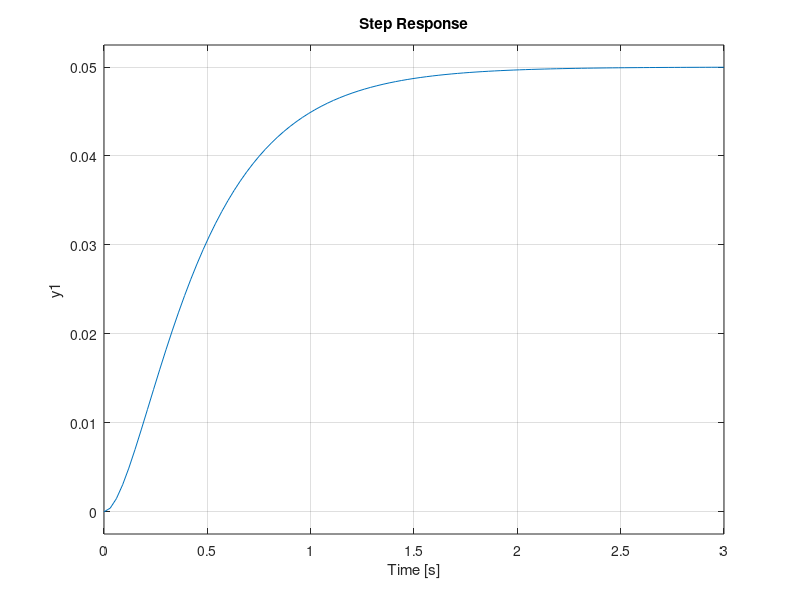
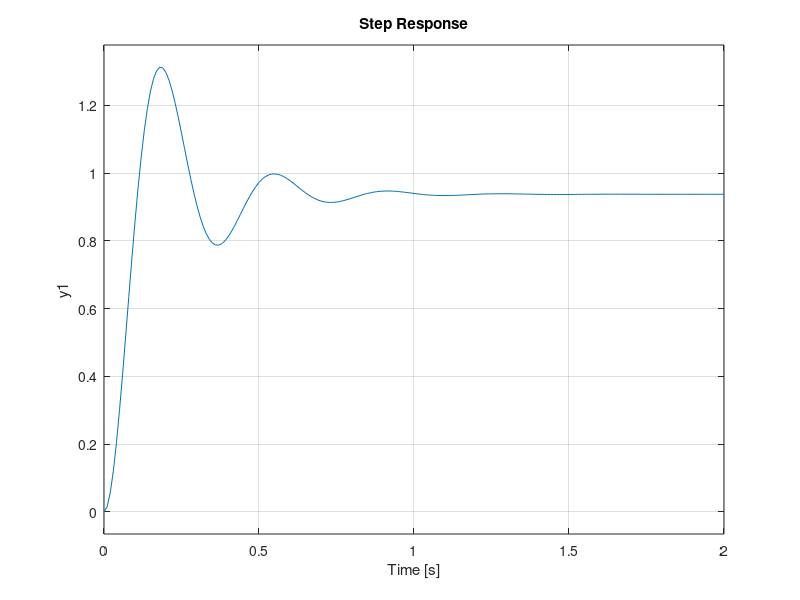
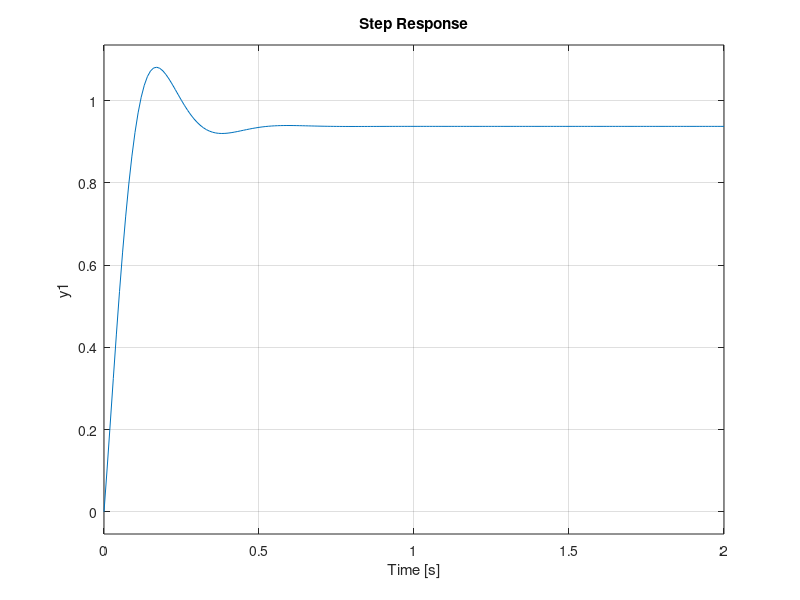
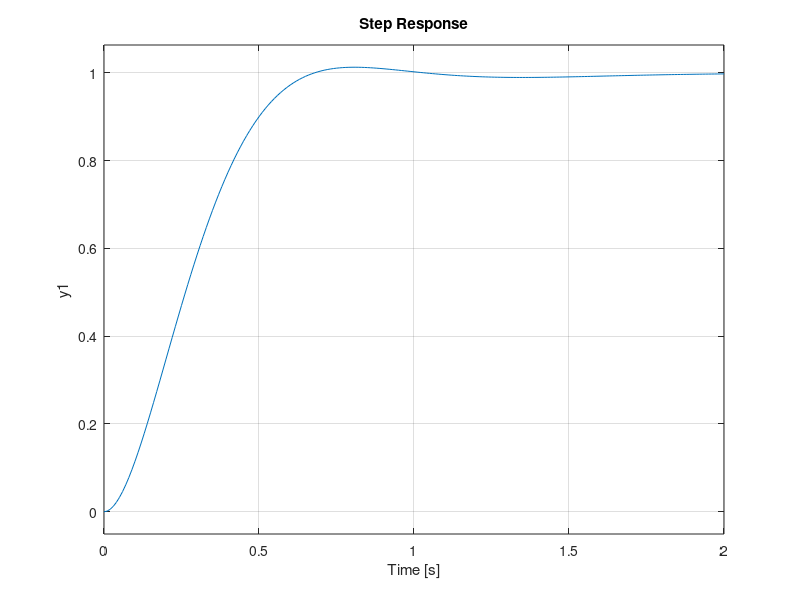

Write the MATLAB code that produced these figures, in order.
clc;
clear;
close;



m = 1;
    b = 10;
    k = 20;
    F = 1;
    s = tf('s');
P = 1/(s^2 + 10*s + 20);
figure(1);
step(P)

Kp = 300;
C = pid(Kp);
T = feedback(C*P,1);

t = 0:0.01:2;
figure(2);
step(T,t)

Kp = 300;
Kd = 10;
C = pid(Kp,0,Kd);
T = feedback(C*P,1);

t = 0:0.01:2;
figure(3);
step(T,t)

Kp = 30;
Ki = 70;
C = pid(Kp,Ki);
T = feedback(C*P,1);

t = 0:0.01:2;
figure(4);
step(T,t)

Kp = 350;
Ki = 300;
Kd = 50;
C = pid(Kp,Ki,Kd);
T = feedback(C*P,1);

t = 0:0.01:2;
figure(5);
step(T,t)